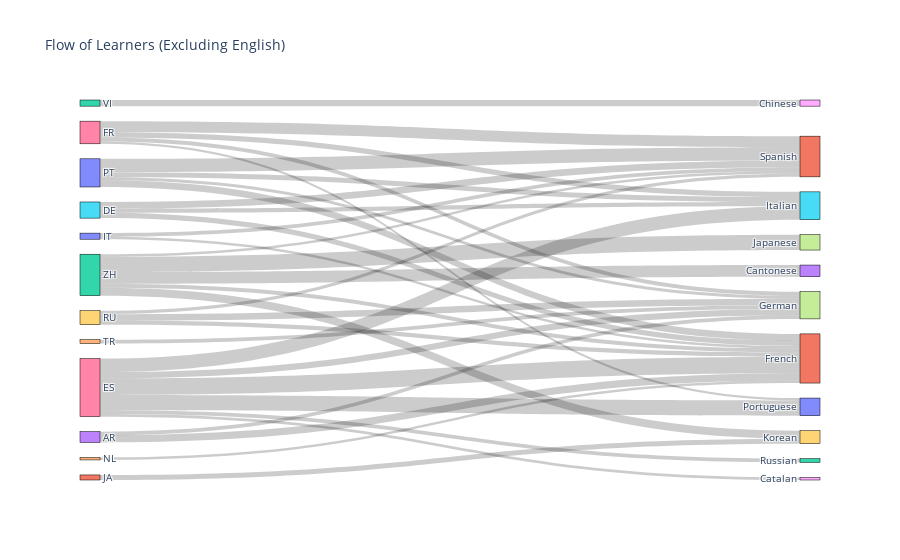

The notebook cell saved with this chart:
### Markdown cell above
This clearly shows that for every origin language, English is the most popular (or only target with over 3 million) learners. Few countries have multiple origin languages, these include: English, Portuguese, French, Italian, Spanish, Japanese and Korean. This is likely because people may be choosing to learn a language that is geographically close to them.

To follow on from this graph, I will produce a similar graph, but excluding English as a target language.

### Code cell
# Creating a Sankey diagram exclusing English as a learning and origin language
df_grouped_no_english = df_grouped[~df_grouped['origin'].isin(['EN']) & ~df_grouped['learning'].isin(['English'])]

# Filtering so only flows with more than 1 million learners are shown
df_grouped_no_english = df_grouped_no_english[df_grouped_no_english['lr'] > 1].copy()

# Create list of unique labels
labels = list(set(df_grouped_no_english['origin'].tolist() + df_grouped_no_english['learning'].tolist()))

# Map labels to indices
label_to_index = {label: i for i, label in enumerate(labels)}
df_grouped_no_english['source'] = df_grouped_no_english['origin'].map(label_to_index)
df_grouped_no_english['target'] = df_grouped_no_english['learning'].map(label_to_index)


# Create Sankey Diagram
fig_no_english = go.Figure(go.Sankey(
    node=dict(
        pad=15,
        thickness=20,
        line=dict(color="black", width=0.5),
        label=labels
    ),
    link=dict(
        source=df_grouped_no_english['source'],
        target=df_grouped_no_english['target'],
        value=df_grouped_no_english['lr']
    )
))
fig_no_english.update_layout(title_text="Flow of Learners (Excluding English)", font_size=10)
fig_no_english.show()

### Figure 1 — Plotly figure (JSON) as saved in the notebook; plotly's stock layout.template omitted (floating-point values rounded to 4 significant figures)
{"data": [{"link": {"source": [3, 3, 15, 15, 15, 6, 6, 6, 6, 6, 6, 16, 16, 16, 16, 10, 10, 11, 14, 0, 0, 0, 0, 9, 9, 9, 4, 2, 12, 12, 12, 12, 12], "target": [21, 17, 21, 5, 1, 18, 21, 17, 5, 20, 22, 17, 5, 20, 1, 21, 1, 19, 21, 21, 17, 5, 1, 21, 17, 1, 17, 8, 13, 21, 7, 19, 1], "value": [3.27, 1.64, 2.41, 1.84, 3.09, 1.18, 7.58, 2.84, 6.16, 6.95, 1.69, 1.82, 2.38, 1.09, 5.01, 1.15, 1.62, 2.3, 1.14, 3.11, 1.35, 2.28, 6.07, 1.86, 2.94, 1.57, 1.76, 2.8, 5.31, 1.84, 6.98, 3.59, 1.15]}, "node": {"label": ["PT", "Spanish", "VI", "AR", "TR", "Italian", "ES", "Japanese", "Chinese", "RU", "IT", "JA", "ZH", "Cantonese", "NL", "DE", "FR", "German", "Catalan", "Korean", "Portuguese", "French", "Russian"], "line": {"color": "black", "width": 0.5}, "pad": 15, "thickness": 20}, "type": "sankey"}], "layout": {"font": {"size": 10}, "title": {"text": "Flow of Learners (Excluding English)"}}}
